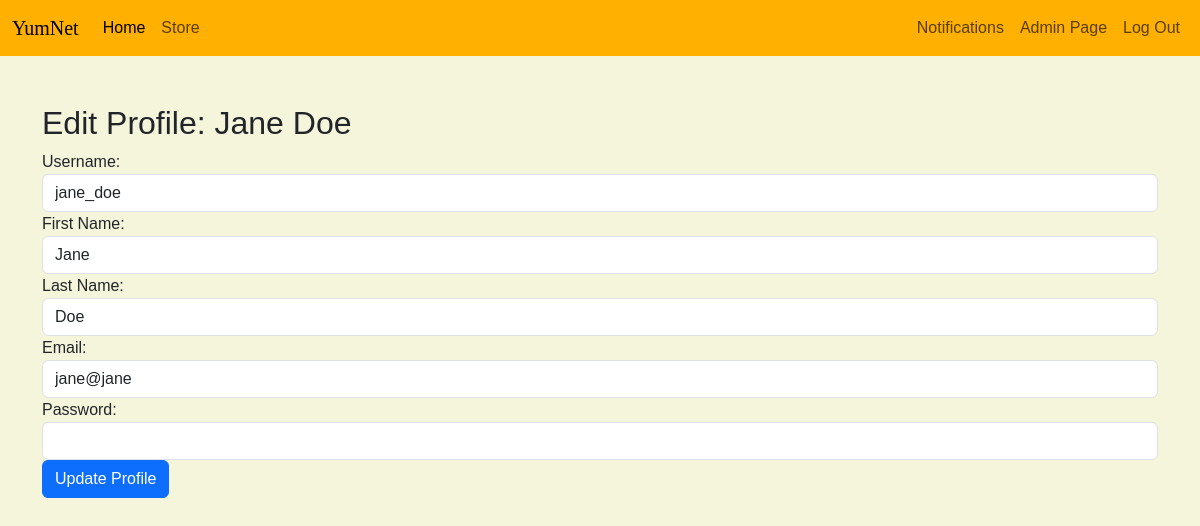
Page /edit_profile.php?user_id=2 (signed in) on the committed database.
### tables this page shows
CREATE TABLE `page_user` (
  `uid` int(11) NOT NULL,
  `first_name` varchar(255) NOT NULL,
  `last_name` varchar(255) NOT NULL,
  `user_name` varchar(255) NOT NULL,
  `email` varchar(255) NOT NULL,
  `pass` varchar(255) NOT NULL,
  `dob` date DEFAULT '2003-10-28',
  `last_seen` datetime DEFAULT current_timestamp(),
  `gender` bit(1) DEFAULT b'0' COMMENT 'male is zero female is one',
  `pic_url` varchar(255) DEFAULT NULL
);

### edit_profile.php (the view, shortened to what this page needs)
<?php
include 'config.php';
require 'includes_and_requires/bootstrap.php';
require 'styleTemp.php';
$user_id = isset($_GET['user_id']) ? $_GET['user_id'] : $_SESSION['user_id'];
$sql = "SELECT * FROM page_user WHERE uid = $user_id";
$result = mysqli_query($conn, $sql);
if (mysqli_num_rows($result) > 0) {
    $user = mysqli_fetch_assoc($result);
} else {
    die("User not found");
}
?>
<!DOCTYPE html>
<html lang="en">
<head>
    <?php require 'includes_and_requires/bootstrap.php'; ?>
    <?php require 'styleTemp.php'; ?>
</head>
<body>
    <?php include 'includes_and_requires/menu.php'; ?>
    <div class="container mt-5">
        <h2>Edit Profile: <?php echo $user['first_name'] . ' ' . $user['last_name']; ?></h2>
        <form method="post" action="">
            <div class="form-group">
                <label for="username">Username:</label>
                <input type="text" class="form-control" id="username" name="username" value="<?php echo $user['user_name']; ?>">
            </div>
            <div class="form-group">
                <label for="first_name">First Name:</label>
                <input type="text" class="form-control" id="first_name" name="first_name" value="<?php echo $user['first_name']; ?>">
            </div>
            <div class="form-group">
                <label for="last_name">Last Name:</label>
                <input type="text" class="form-control" id="last_name" name="last_name" value="<?php echo $user['last_name']; ?>">
            </div>
            <div class="form-group">
                <label for="email">Email:</label>
                <input type="email" class="form-control" id="email" name="email" value="<?php echo $user['email']; ?>">
            </div>
            <div class="form-group">
                <label for="password">Password:</label>
                <input type="password" class="form-control" id="password" name="password">
            </div>
            <button type="submit" name="update_profile" class="btn btn-primary">Update Profile</button>
        </form>
    </div>
</body>
</html>

### style11.css (style rules this page uses)
body { font-family: sans-serif; background-color: #F5F5DC; }

### rows in the picture
page_user: first_name "Jane", last_name "Doe", username "jane_doe", email "jane@jane"
